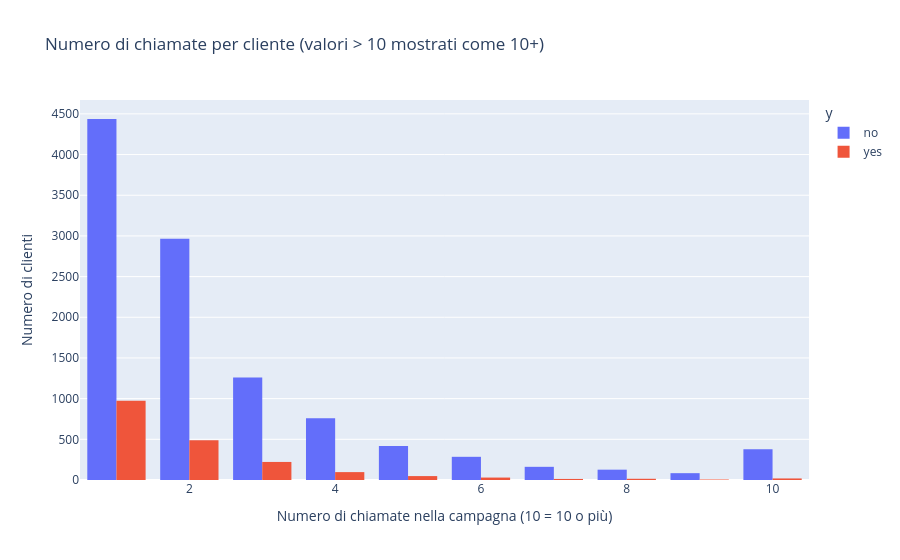

Write notebook code for a chart like this one.
### Markdown cell above
### Intensità della campagna: quante volte chiamiamo lo stesso cliente?

La variabile `campaign` conta quante chiamate sono state fatte a quello stesso cliente nella campagna corrente. Una domanda tipica:

> dopo quante chiamate il ritorno si appiattisce o diventa negativo?

Per iniziare guardiamo la distribuzione di `campaign` e come varia rispetto a `y`.

### Code cell
# Distribuzione del numero di chiamate per cliente (campaign)
df["campaign_clipped"] = df["campaign"].clip(upper=10)

fig = px.histogram(
    df,
    x="campaign_clipped",
    color="y",
    barmode="group",
    title="Numero di chiamate per cliente (valori > 10 mostrati come 10+)"
)
fig.update_layout(
    xaxis_title="Numero di chiamate nella campagna (10 = 10 o più)",
    yaxis_title="Numero di clienti"
)
fig.show()

### Figure 1 — Plotly figure (JSON) as saved in the notebook; plotly's stock layout.template omitted (floating-point values rounded to 4 significant figures; data arrays with more than 128 entries replaced by an {"elided": "..."} marker saying what was removed)
{"data": [{"alignmentgroup": "True", "bingroup": "x", "hovertemplate": "y=no<br>campaign_clipped=%{x}<br>count=%{y}<extra></extra>", "legendgroup": "no", "marker": {"color": "#636efa", "pattern": {"shape": ""}}, "name": "no", "offsetgroup": "no", "orientation": "v", "showlegend": true, "type": "histogram", "x": {"elided": "10878 int values"}, "xaxis": "x", "yaxis": "y"}, {"alignmentgroup": "True", "bingroup": "x", "hovertemplate": "y=yes<br>campaign_clipped=%{x}<br>count=%{y}<extra></extra>", "legendgroup": "yes", "marker": {"color": "#EF553B", "pattern": {"shape": ""}}, "name": "yes", "offsetgroup": "yes", "orientation": "v", "showlegend": true, "type": "histogram", "x": {"elided": "1912 int values"}, "xaxis": "x", "yaxis": "y"}], "layout": {"barmode": "group", "legend": {"title": {"text": "y"}, "tracegroupgap": 0}, "title": {"text": "Numero di chiamate per cliente (valori > 10 mostrati come 10+)"}, "xaxis": {"anchor": "y", "domain": [0, 1], "title": {"text": "Numero di chiamate nella campagna (10 = 10 o più)"}}, "yaxis": {"anchor": "x", "domain": [0, 1], "title": {"text": "Numero di clienti"}}}}
